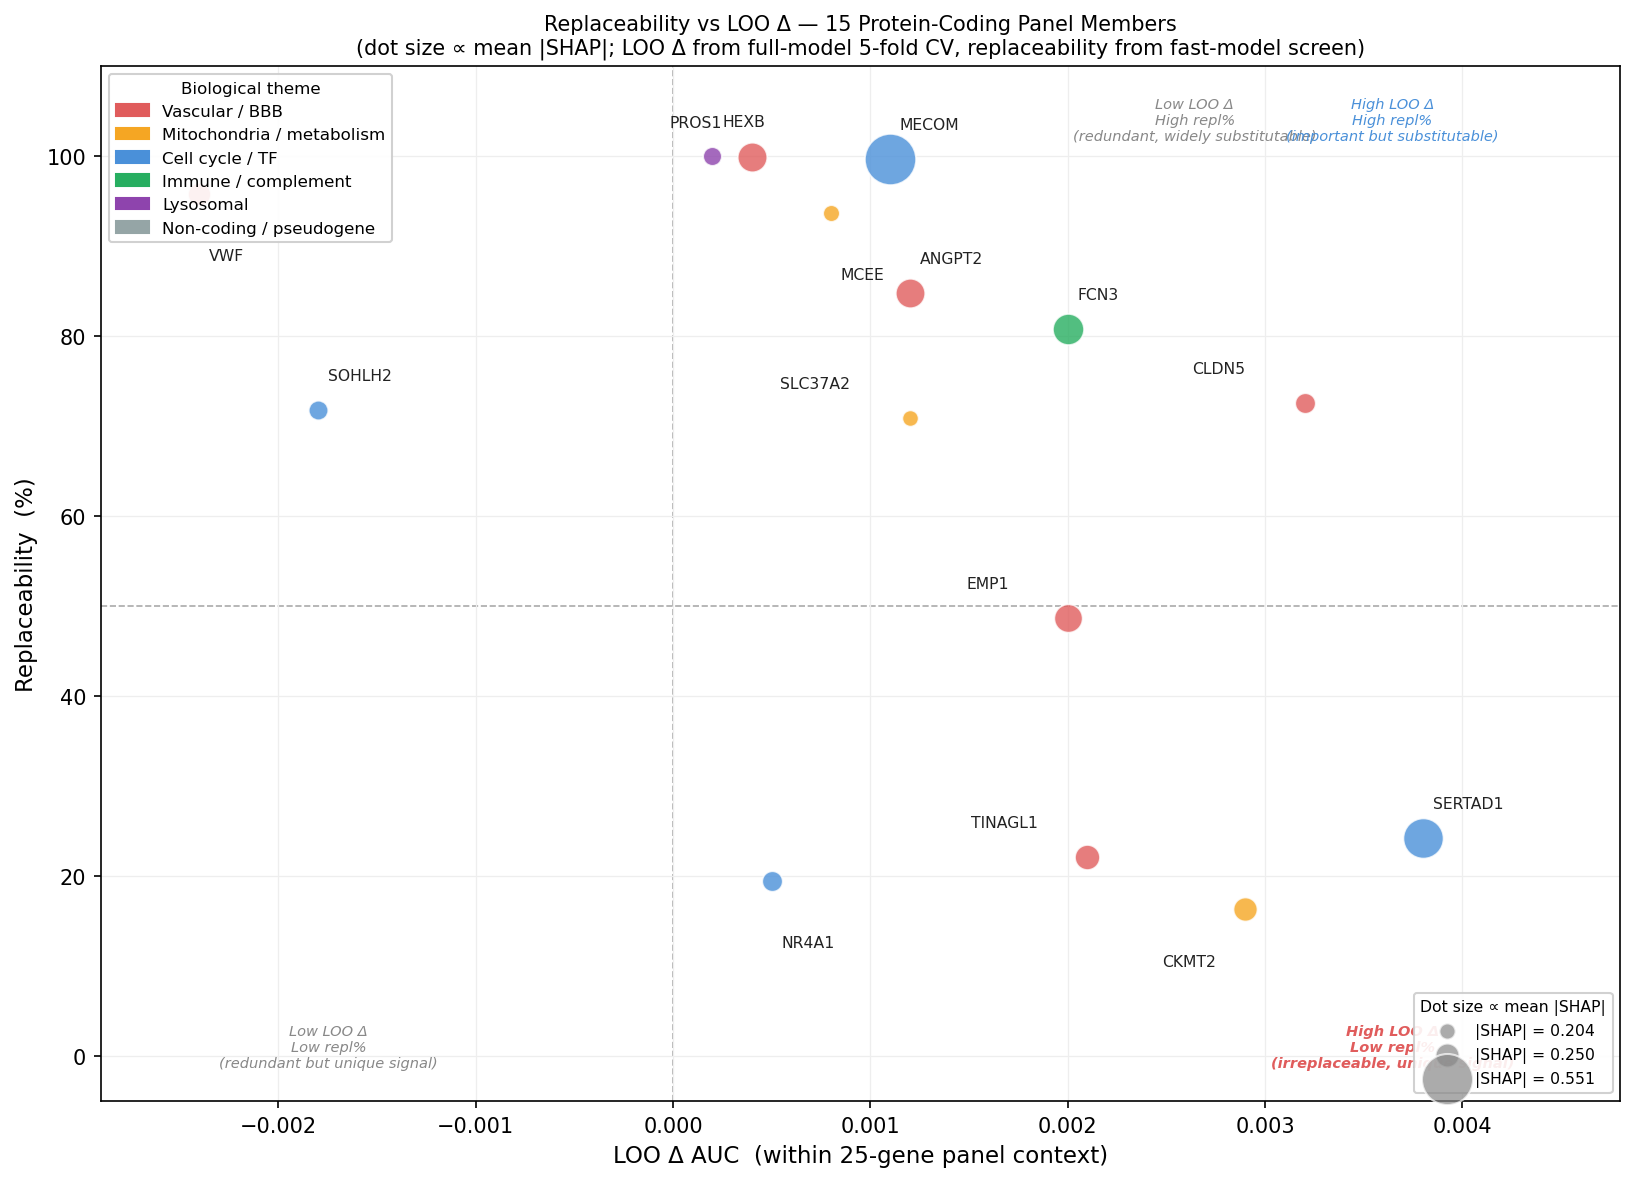

This chart was generated by the following Python code:
"""Replaceability vs LOO Δ scatter plot for the core 25-gene ALS panel.

x-axis : LOO Δ AUC (within 25-gene panel context)
y-axis : Replaceability % (fraction of candidates that are valid replacements)
Size   : mean |SHAP|  (scaled for visibility)
Colour : biological theme
"""

from __future__ import annotations

import re
import textwrap
from pathlib import Path

import matplotlib.pyplot as plt
import matplotlib.patches as mpatches
import numpy as np
import pandas as pd

BASE = Path(__file__).parent

# ---------------------------------------------------------------------------
# Biological theme assignments
# ---------------------------------------------------------------------------
_PC15 = {
    "MECOM", "SERTAD1", "FCN3", "PROS1", "ANGPT2", "EMP1", "TINAGL1",
    "CKMT2", "VWF", "CLDN5", "NR4A1", "SOHLH2", "HEXB", "MCEE", "SLC37A2",
}

THEME = {
    "MECOM":    "Cell cycle / TF",
    "SERTAD1":  "Cell cycle / TF",
    "FCN3":     "Immune / complement",
    "PROS1":    "Vascular / BBB",
    "ANGPT2":   "Vascular / BBB",
    "EMP1":     "Vascular / BBB",
    "TINAGL1":  "Vascular / BBB",
    "CKMT2":    "Mitochondria / metabolism",
    "VWF":      "Vascular / BBB",
    "CLDN5":    "Vascular / BBB",
    "NR4A1":    "Cell cycle / TF",
    "SOHLH2":   "Cell cycle / TF",
    "HEXB":     "Lysosomal",
    "MCEE":     "Mitochondria / metabolism",
    "SLC37A2":  "Mitochondria / metabolism",
}

PALETTE = {
    "Vascular / BBB":            "#E05C5C",   # red
    "Mitochondria / metabolism": "#F5A623",   # amber
    "Cell cycle / TF":           "#4A90D9",   # blue
    "Immune / complement":       "#27AE60",   # green
    "Lysosomal":                 "#8E44AD",   # purple
    "Non-coding / pseudogene":   "#95A5A6",   # grey
}

# ---------------------------------------------------------------------------
# Load LOO Δ + SHAP from lgbm_core25_panel.csv
# ---------------------------------------------------------------------------
panel = pd.read_csv(BASE / "lgbm_core25_panel.csv")
# columns: rank, feature, symbol, mean_abs_shap, loo_delta_auc

# ---------------------------------------------------------------------------
# Parse gene_replacement_statistics.txt
# ---------------------------------------------------------------------------
repl_path = BASE / "gene_replacement_statistics.txt"
repl_rows = []
in_table = False
for line in repl_path.read_text().splitlines():
    if line.startswith("Gene ") and "n_corr" in line:
        in_table = True
        continue
    if in_table and line.startswith("-"):
        continue
    if in_table and line.strip() == "":
        break
    if in_table:
        parts = line.split()
        if len(parts) >= 7:
            gene = parts[0]
            repl_pct_str = parts[5].rstrip("%")
            try:
                repl_pct = float(repl_pct_str)
            except ValueError:
                continue
            repl_rows.append({"symbol": gene, "repl_pct": repl_pct})

repl_df = pd.DataFrame(repl_rows)

# ---------------------------------------------------------------------------
# Merge
# ---------------------------------------------------------------------------
df = panel.merge(repl_df, on="symbol", how="inner")
df = df[df["symbol"].isin(_PC15)].copy()
df["theme"] = df["symbol"].map(THEME).fillna("Other")

# Scale dot size: map mean_abs_shap to reasonable marker area
shap_vals = df["mean_abs_shap"].values
size_min, size_max = 60, 600
sizes = size_min + (shap_vals - shap_vals.min()) / (shap_vals.max() - shap_vals.min() + 1e-9) * (size_max - size_min)

# ---------------------------------------------------------------------------
# Plot
# ---------------------------------------------------------------------------
fig, ax = plt.subplots(figsize=(11, 8))

for _, row in df.iterrows():
    color = PALETTE.get(row["theme"], "#333333")
    s = size_min + (row["mean_abs_shap"] - shap_vals.min()) / (shap_vals.max() - shap_vals.min() + 1e-9) * (size_max - size_min)
    ax.scatter(row["loo_delta_auc"], row["repl_pct"], s=s, color=color,
               alpha=0.80, edgecolors="white", linewidths=0.8, zorder=3)

# Gene labels — offset to reduce overlap
label_offsets: dict[str, tuple[float, float]] = {
    "CKMT2":   (-0.00015, -5),
    "NR4A1":   (+0.00005, -6),
    "TINAGL1": (-0.00025, +3),
    "SERTAD1": (+0.00005, +3),
    "EMP1":    (-0.00030, +3),
    "MECOM":   (+0.00005, +3),
    "HEXB":    (+0.00005, +3),
    "PROS1":   (-0.00015, +3),
    "VWF":     (+0.00005, -6),
    "CLDN5":   (-0.00030, +3),
    "FCN3":    (+0.00005, +3),
    "ANGPT2":  (+0.00005, +3),
    "MCEE":    (+0.00005, -6),
    "SLC37A2": (-0.00030, +3),
    "SOHLH2":  (+0.00005, +3),
}

for _, row in df.iterrows():
    ox, oy = label_offsets.get(row["symbol"], (0.00005, 3))
    ax.annotate(
        row["symbol"],
        xy=(row["loo_delta_auc"], row["repl_pct"]),
        xytext=(row["loo_delta_auc"] + ox, row["repl_pct"] + oy),
        fontsize=7.5,
        ha="left" if ox >= 0 else "right",
        va="bottom" if oy >= 0 else "top",
        color="#222222",
    )

# Reference lines
ax.axhline(50, color="#AAAAAA", lw=0.8, ls="--", zorder=1)
ax.axvline(0, color="#AAAAAA", lw=0.8, ls="--", zorder=1)

# Quadrant annotations
ax.text(0.72, 0.97, "Low LOO Δ\nHigh repl%\n(redundant, widely substitutable)",
        transform=ax.transAxes, fontsize=7, color="#888888",
        ha="center", va="top", style="italic")
ax.text(0.15, 0.03, "Low LOO Δ\nLow repl%\n(redundant but unique signal)",
        transform=ax.transAxes, fontsize=7, color="#888888",
        ha="center", va="bottom", style="italic")
ax.text(0.85, 0.03, "High LOO Δ\nLow repl%\n(irreplaceable, unique signal)",
        transform=ax.transAxes, fontsize=7, color="#E05C5C",
        ha="center", va="bottom", style="italic", weight="bold")
ax.text(0.85, 0.97, "High LOO Δ\nHigh repl%\n(important but substitutable)",
        transform=ax.transAxes, fontsize=7, color="#4A90D9",
        ha="center", va="top", style="italic")

# Legend: theme colours
theme_patches = [
    mpatches.Patch(color=c, label=t)
    for t, c in PALETTE.items()
]
# Size legend (SHAP)
size_vals = [shap_vals.min(), np.median(shap_vals), shap_vals.max()]
size_labels = [f"|SHAP| = {v:.3f}" for v in size_vals]
size_handles = [
    plt.scatter([], [], s=size_min + (v - shap_vals.min()) / (shap_vals.max() - shap_vals.min() + 1e-9) * (size_max - size_min),
                color="#888888", alpha=0.7, edgecolors="white")
    for v in size_vals
]

leg1 = ax.legend(handles=theme_patches, title="Biological theme",
                  loc="upper left", fontsize=8, title_fontsize=8,
                  framealpha=0.9)
ax.add_artist(leg1)
ax.legend(handles=size_handles, labels=size_labels, title="Dot size ∝ mean |SHAP|",
          loc="lower right", fontsize=7.5, title_fontsize=7.5, framealpha=0.9)

ax.set_xlabel("LOO Δ AUC  (within 25-gene panel context)", fontsize=11)
ax.set_ylabel("Replaceability  (%)", fontsize=11)
ax.set_title("Replaceability vs LOO Δ — 15 Protein-Coding Panel Members\n"
             "(dot size ∝ mean |SHAP|; LOO Δ from full-model 5-fold CV, replaceability from fast-model screen)",
             fontsize=10)
ax.set_ylim(-5, 110)
ax.set_xlim(df["loo_delta_auc"].min() - 0.0005, df["loo_delta_auc"].max() + 0.0010)
ax.grid(axis="both", color="#EEEEEE", lw=0.6, zorder=0)

plt.tight_layout()
out = BASE / "replaceability_scatter.png"
plt.savefig(out, dpi=150, bbox_inches="tight")
print(f"Saved: {out}")
plt.close()

# ---------------------------------------------------------------------------
# Print data table for verification
# ---------------------------------------------------------------------------
cols = ["symbol", "loo_delta_auc", "repl_pct", "mean_abs_shap", "theme"]
print(df[cols].sort_values("repl_pct").to_string(index=False))
